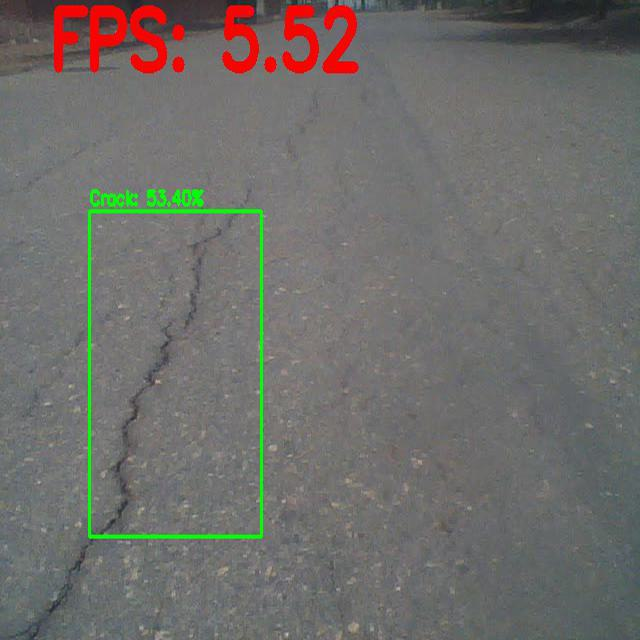
#> input picture Test_Images/Cracks_Image_1.jpg, 640 x 640 px, given in place of test.mp4, which was not available
$ python lane_detection.py
#> lines starting #> are read from the running program, lines starting #| are printed output that depends on the picture; after the words box and inside, x2 and y2 are one past the last pixel; in counts of white or black regions, pixels touching at a corner belong together; pictures that were not available may be replaced by others from this repository, and a replacement may not be noted
import cv2 # imports OpenCV library for reading videos, edge detection and drawing lines
import numpy as np # imports numpy library for numerical operations
import csv # imports the csv library for writing detected lines to csv for later analysis
from math import atan2, degrees, radians, sqrt # necessary for angle anf distance computations

# The Following Functions Below are Helper Functions

# [104 lines left out: functions distance, are_close, save_to_csv, filter, not called in this run]

def region_of_interest(img):

    """
    Applies a mask to keep only the region of interest (ROI).
    This helps focus line detection on the road/lane area.
    The ROI is defined as a polygonal area within the image.
    """

    height = img.shape[0]
    polygons = np.array([
    [(0,300),(0,600),(600,600),(600,300)]
    ])
    mask = np.zeros_like(img)
    cv2.fillPoly(mask,polygons,255)
    masked_image = cv2.bitwise_and(img,mask)
    return masked_image

def func_canny(img):

    """
    Applies the Canny edge detection algorithm to the input image.
    Steps:
      1. Converts image to grayscale.
      2. Applies Gaussian blur to reduce noise.
      3. Detects edges using Canny.
    """

    gray = cv2.cvtColor(img,cv2.COLOR_RGB2GRAY)
    blur = cv2.GaussianBlur(gray,(5,5),1)
    canny = cv2.Canny(blur, 100, 150)
    return canny

# [13 lines left out: function get_angle, not called in this run]

def draw_the_lines(img,lines):

    """
    Draw lines on the image based on angle thresholds and filter overlapping ones.
    Also saves valid lines to CSV if at least 2 are detected.
    """

    imge=np.copy(img)
    xs = []     # this line store the detected lines' coordinates
    for line in lines:
        for x1,y1,x2,y2 in line:
            point_1 = (x1,y1)
            point_2 = (x2,y2)
            angle = get_angle(point_1, point_2)

            # keeps lines within a specific angular range
            if (angle > 95 and angle < 150) or (angle > -150 and angle < -95):
            # if (angle > 90 and angle < 170) or (angle > -170 and angle < -90):
                xs.append([point_1,point_2])
                # print(angle)
                cv2.line(imge,(x1,y1),(x2,y2),(0,255,0),thickness=5)

    # filters out similar/duplicate lines
    filtered_lines = filter(xs)

    # saves filteres lines to a csv file if at least 2 lines are detected
    if len(filtered_lines) >= 2:
        if len(filtered_lines) == 2 or len(filtered_lines) == 3:
            save_to_csv(filtered_lines)
            print(filtered_lines)
    return imge


# The MAIN processing pipeline

cap = cv2.VideoCapture('test.mp4') # loads the input video

while cap.isOpened():
    success, frame = cap.read()  # reads frame by frame
#> frame is the input picture: shape (640, 640, 3); mean B, G, R 106.2, 109.5, 111.1

    if success:
        # frame = cv2.imread("sls_road.jpg")

        # resizes frame for consistent processing
        small_img = cv2.resize(frame,(800,600))
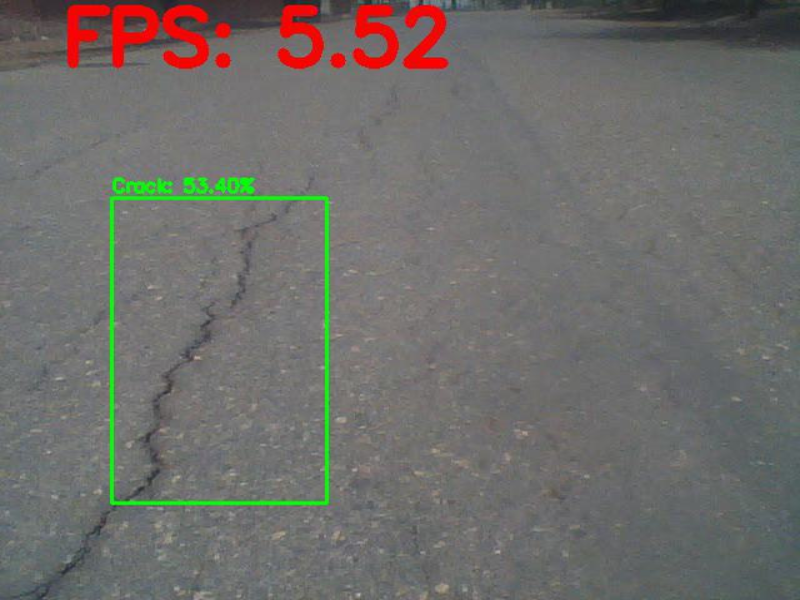
#> small_img: shape (600, 800, 3); mean B, G, R 106.1, 109.4, 111
        lane_image = np.copy(small_img)

        # The First Step: Detects Edges
        canny = func_canny(lane_image)
#> in func_canny, `gray = cv2.cvtColor(img,cv2.COLOR_RGB2GRAY)`:
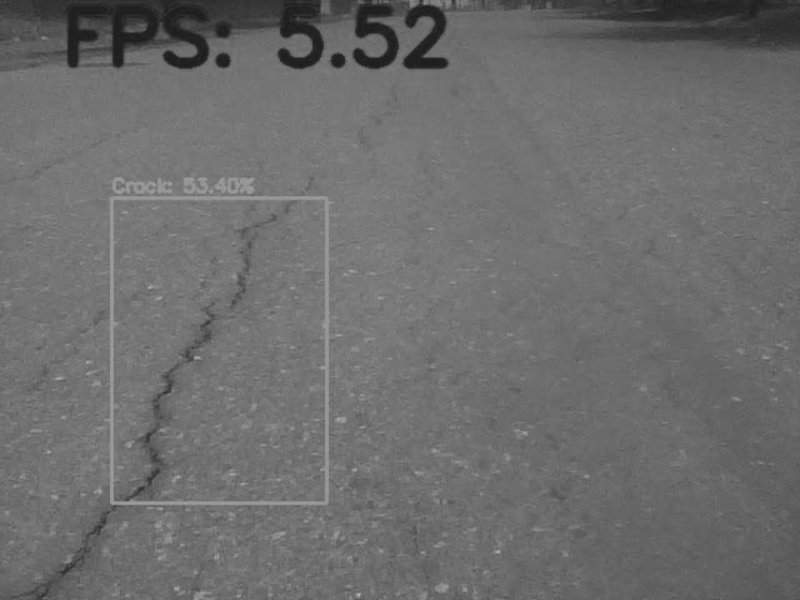
#> gray: shape (600, 800); min 27, max 185, mean 108.6
#> in func_canny, `canny = cv2.Canny(blur, 100, 150)`:
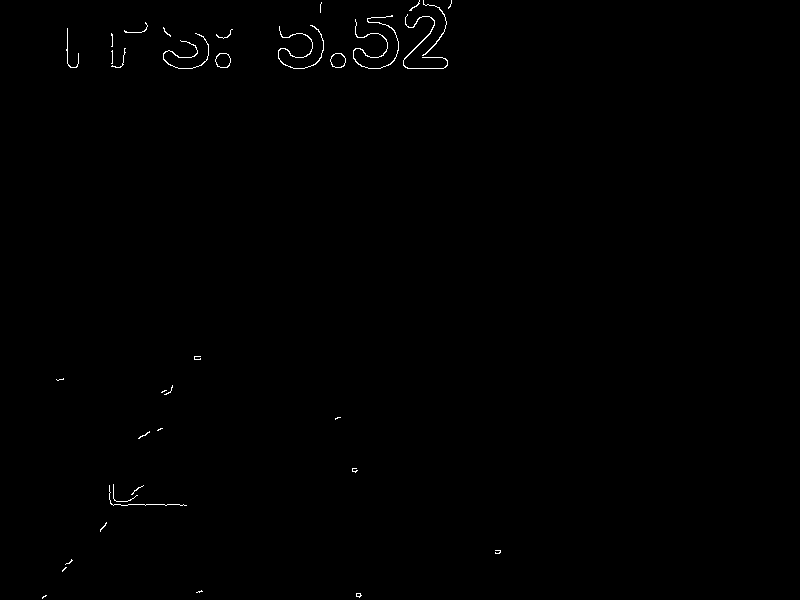
#> canny: shape (600, 800); 0.35% white in thin lines or dots, all inside (x1, y1, x2, y2) = (42, 0, 501, 599)

        # The Second Step: Crops Images to a region of interest (ROI)
        cropped_image = region_of_interest(canny)
#> in region_of_interest, `cv2.fillPoly(mask,polygons,255)`:
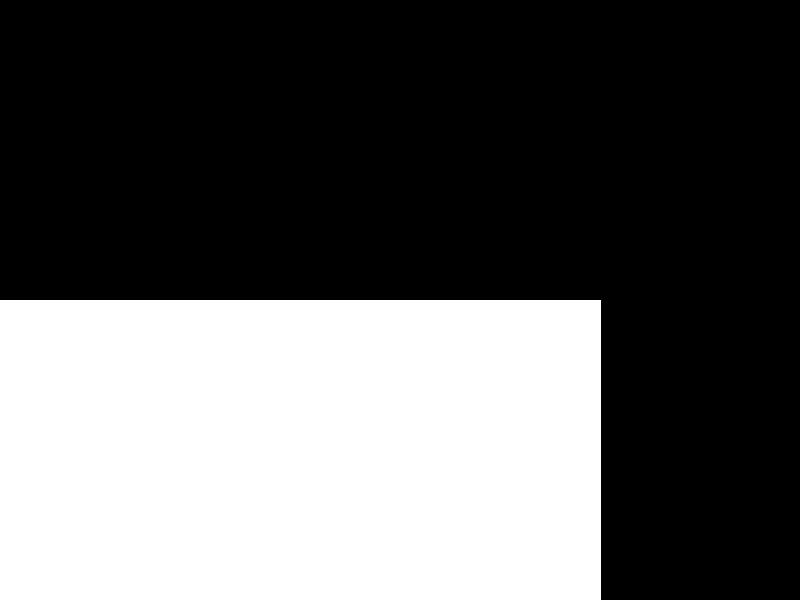
#> mask: shape (600, 800); 37.6% white; 1 white region, box (x1, y1, x2, y2) and area: (0, 300, 601, 600) 180300
#> in region_of_interest, `masked_image = cv2.bitwise_and(img,mask)`:
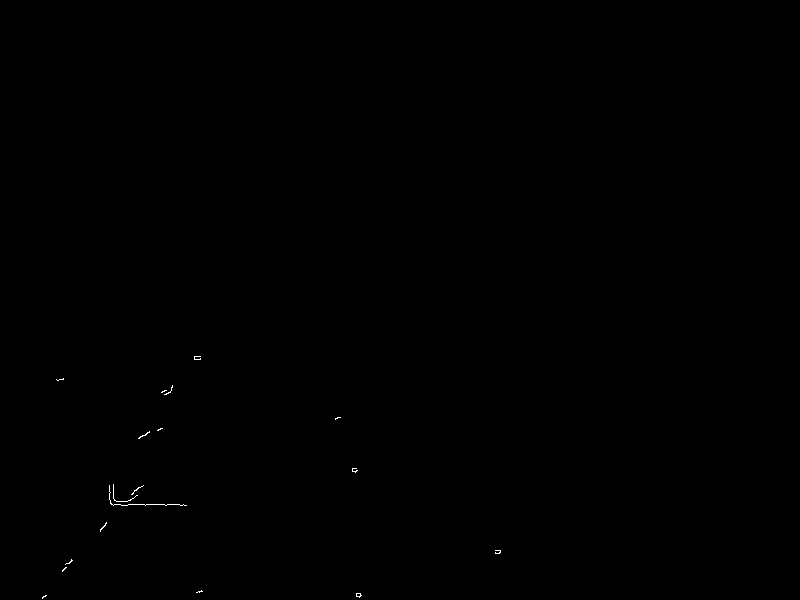
#> masked_image: shape (600, 800); 0.07% white in thin lines or dots, all inside (x1, y1, x2, y2) = (42, 356, 501, 599)

        try:

            # The Third Step: Detects lines using Probabilistic Hough Transform
            lines_hough = cv2.HoughLinesP(cropped_image,2,np.pi/180,100,np.array([]),minLineLength = 150,maxLineGap = 200)
#> lines_hough = None
#> after the loop in draw_the_lines, `for line in lines:`: xs = []

            # The Fourth Step: Draws and filters detected lines
            lane_image = draw_the_lines(lane_image,lines_hough)

            #averaged_lines = generate_average_lines(lane_image,lines_hough)
            #line_image = display_lines(lane_image,averaged_lines)
            #combo_image = cv2.addWeighted(lane_image, 0.8, line_image, 1, 1)

        except Exception as e:
            print(e)

        # The Fifth Step: Displays cropped and final processed images
        cv2.imshow("cropped image", cropped_image)
        cv2.imshow("image", lane_image)

        # Alternative option to press "q" on keyboard to quit the program
        if cv2.waitKey(1) == ord('q'):
#> (key q is pressed here)
            break

# Releases resources
cap.release()
cv2.destroyAllWindows()

$ run again, on Test_Images/Cracks_Image_2.jpg
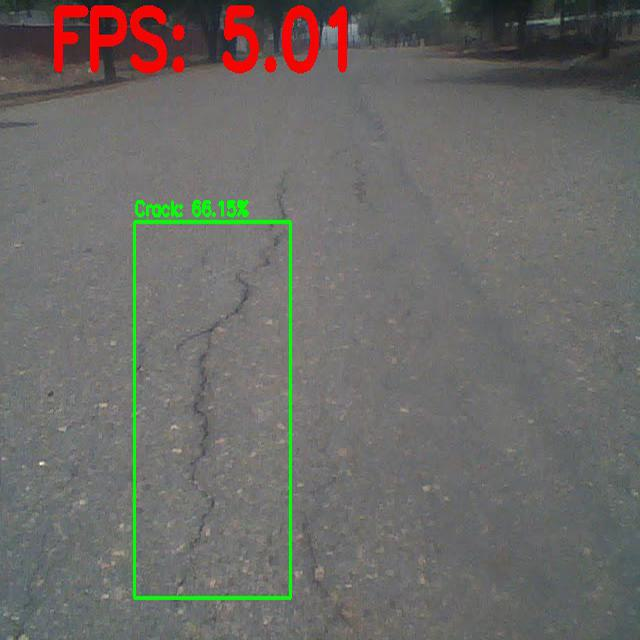
#> input picture Test_Images/Cracks_Image_2.jpg, 640 x 640 px, given in place of test.mp4, which was not available
#> frame is the input picture: shape (640, 640, 3); mean B, G, R 103.3, 106.8, 108.2
#> in func_canny, `gray = cv2.cvtColor(img,cv2.COLOR_RGB2GRAY)`:
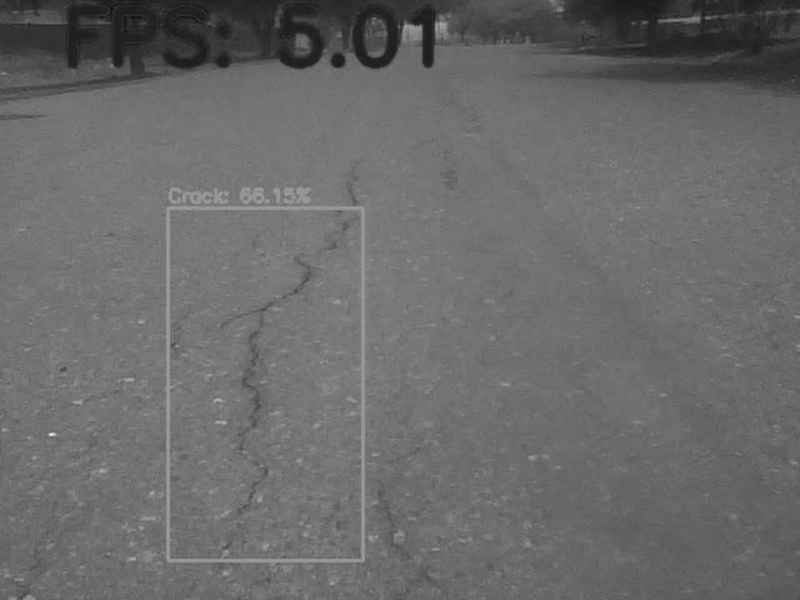
#> gray: shape (600, 800); min 14, max 242, mean 105.8
#> in func_canny, `canny = cv2.Canny(blur, 100, 150)`:
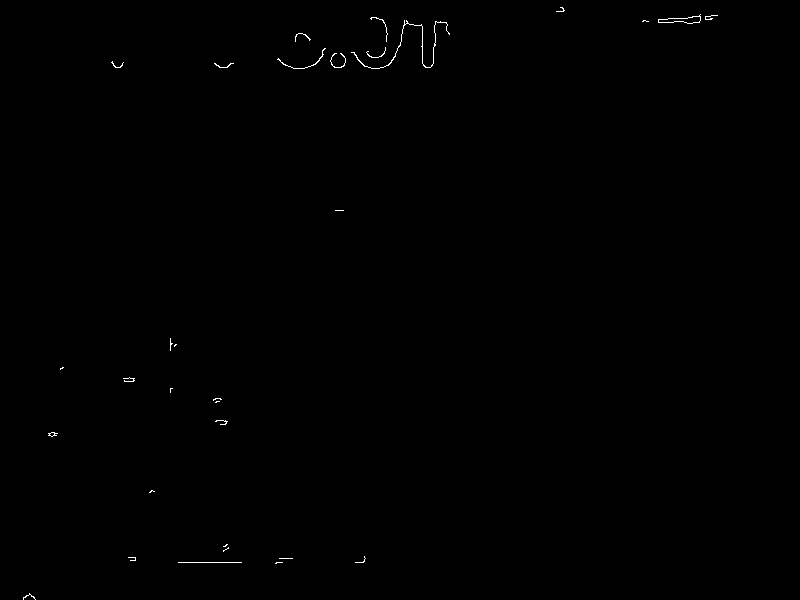
#> canny: shape (600, 800); 0.2% white in thin lines or dots, all inside (x1, y1, x2, y2) = (23, 7, 718, 600)
#> mask: shape (600, 800); 37.6% white; 1 white region, box (x1, y1, x2, y2) and area: (0, 300, 601, 600) 180300
#> masked_image: shape (600, 800); 0.06% white in thin lines or dots, all inside (x1, y1, x2, y2) = (23, 338, 366, 600)
#> lines_hough = None
#> after the loop in draw_the_lines, `for line in lines:`: xs = []
